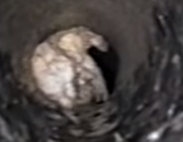
#> input picture data/debris177/1.PNG, 183 x 142 px; its folder holds only this picture in this run
$ jupyter execute --allow-errors crop_removed.ipynb   (shell and % lines are left out)   (older library calls are emulated)
#> lines starting #> are read from the running program, lines starting #| are printed output that depends on the picture
[cell 1]
#!git clone https://github.com/anupamhap/mb.git

[cell 2]
import os
os.chdir("melbournewater")

[cell 3]
# !rm -rf melbournewater
# !git pull

[cell 4]
import csv
import matplotlib.image as mpimg
import cv2
import numpy as np
import os
import logging
import glob

[cell 5]
from keras.models import Sequential
from keras.layers import Flatten, Dense, Lambda, Dropout, Activation, Cropping2D
from keras.layers.convolutional import Convolution2D
from keras.layers.pooling import MaxPooling2D
from sklearn.model_selection import train_test_split
import sklearn

[cell 6]
width = 58
height = 58

images = []

[cell 7]
roots   = glob.glob('data/debris177/*.PNG')
non_roots   = glob.glob('data/nondebris177/*.PNG')
# non_roots   += glob.glob('data/non_tree/*.jpg')
print(len(roots), len(non_roots))
img=cv2.imread(roots[0])
#> img is the input picture: shape (142, 183, 3); mean B, G, R 66.9, 68.9, 75.1
print(img.shape)
#| (142, 183, 3)

[cell 8]
img_size=64
# [12 lines left out: function show3img, not called in this run]

def eq_Hist(img):
   #Histogram Equalization
   img2=img.copy()
   img2[:, :, 0] = cv2.equalizeHist(img[:, :, 0])
   img2[:, :, 1] = cv2.equalizeHist(img[:, :, 1])
   img2[:, :, 2] = cv2.equalizeHist(img[:, :, 2])
   return img2

def scale_img(img):
   img2=img.copy()
   sc_y=0.4*np.random.rand()+1.0
   img2=cv2.resize(img, None, fx=1, fy=sc_y, interpolation = cv2.INTER_CUBIC)
   c_x,c_y, sh = int(img2.shape[0]/2), int(img2.shape[1]/2), int(img_size/2)
   return img2

def crop(img, mar=0):
   c_x,c_y, sh = int(img.shape[0]/2), int(img.shape[1]/2), int(img_size/2-mar)
   return img[(c_x-sh):(c_x+sh),(c_y-sh):(c_y+sh)]

def rotate_img(img):
   c_x,c_y = int(img.shape[0]/2), int(img.shape[1]/2)
   ang = 30.0*np.random.rand()-15
   Mat = cv2.getRotationMatrix2D((c_x, c_y), ang, 1.0)
   return cv2.warpAffine(img, Mat, img.shape[:2])

def sharpen_img(img):
   gb = cv2.GaussianBlur(img, (5,5), 20.0)
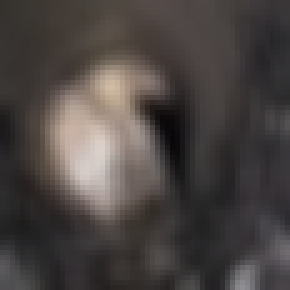
#> gb: shape (58, 58, 3) (shown 5 times larger); mean B, G, R 66.8, 68.8, 75.1
   return cv2.addWeighted(img, 2, gb, -1, 0)
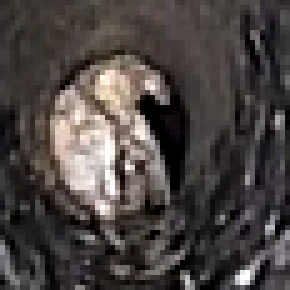
#> returned value: shape (58, 58, 3) (shown 5 times larger); mean of channels 0, 1, 2 67.1, 69.1, 75.2; drawn as B, G, R
#Compute linear image transformation ing*s+m
def lin_img(img,s=1.0,m=0.0):
#> called with s = 1.5, m = -63.5
   img2=cv2.multiply(img, np.array([s]))
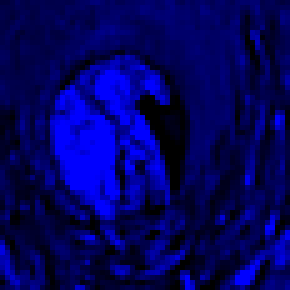
#> img2: shape (58, 58, 3) (shown 5 times larger); mean B, G, R 97.6, 0, 0
   return cv2.add(img2, np.array([m]))
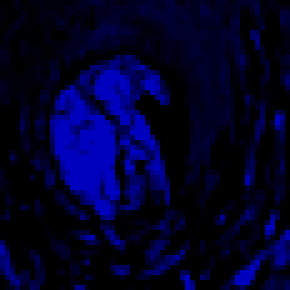
#> returned value: shape (58, 58, 3) (shown 5 times larger); mean of channels 0, 1, 2 41.9, 0, 0; drawn as B, G, R

#Change image contrast; s>1 - increase
def contr_img(img, s=1.0):
   m=127.0*(1.0-s)
   return lin_img(img, s, m)

def transform_img(img):
   img2=sharpen_img(img)
#    print("sharpen", img2.shape)
#    img2=crop(img2,3)
#    print("crop", img2.shape)
   img2=contr_img(img2, 1.5)
#    print(img2.shape)
#    print("********************")
   return eq_Hist(img2)
#> in eq_Hist, `img2[:, :, 0] = cv2.equalizeHist(img[:, :, 0])`:
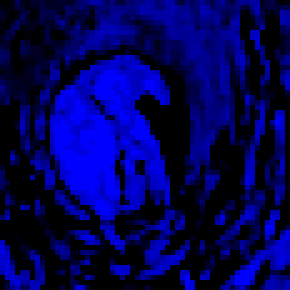
#> img2: shape (58, 58, 3) (shown 5 times larger); mean B, G, R 90.3, 0, 0

def augment_img(img):
   img=contr_img(img, 1.8*np.random.rand()+0.2)
#    print(img.shape)
   img=rotate_img(img)
#    print(img.shape)
   img=scale_img(img)
#    print(img.shape)
#    print("------------------------")
   img = transform_img(img)
#    print(img.shape)
   return img
#    return transform_img(img)

[cell 9]
X_train_aug_roots = []
y_train_aug = []

def create_data(n=10):
   for i in range(0,len(roots)):
       img=cv2.imread(roots[i])
       img=cv2.resize(img, (58, 58))
       X_train_aug_roots.append(transform_img(img))
       y_train_aug.append(1)
       #Generate n new images out of each input image
       for j in range(n):
           image_aug = augment_img(img)
           image_resize = cv2.resize(image_aug, (58,58))
#            print(image_resize.shape)
           X_train_aug_roots.append(image_resize)
           y_train_aug.append(1)
#> this loop made 20 passes
#> pass 1, in lin_img (call 2), `img2=cv2.multiply(img, np.array([s]))`:
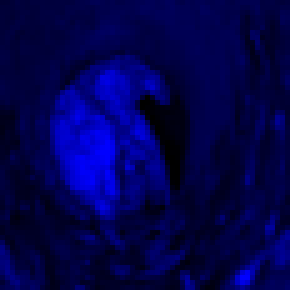
#> img2: shape (58, 58, 3) (shown 5 times larger); mean B, G, R 79.3, 0, 0
#> pass 1, in augment_img, `img=contr_img(img, 1.8*np.random.rand()+0.2)`:
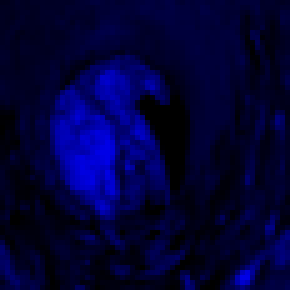
#> img: shape (58, 58, 3) (shown 5 times larger); mean of channels 0, 1, 2 55.7, 0, 0; drawn as B, G, R
#> pass 1, in augment_img, `img=rotate_img(img)`:
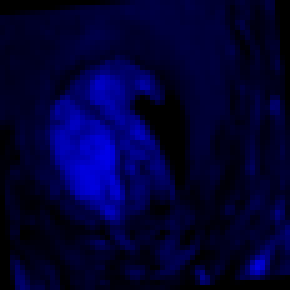
#> img: shape (58, 58, 3) (shown 5 times larger); mean of channels 0, 1, 2 53.2, 0, 0; drawn as B, G, R
#> pass 1, in scale_img, `img2=cv2.resize(img, None, fx=1, fy=sc_y, interpolation = cv2.INTER_CU..`:
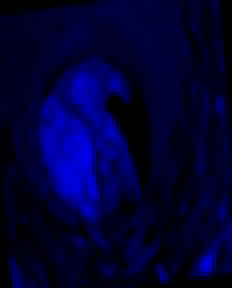
#> img2: shape (72, 58, 3) (shown 4 times larger); mean of channels 0, 1, 2 53.3, 0, 0; drawn as B, G, R
#> after the loop:
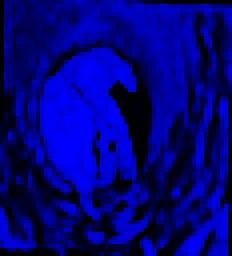
#> image_aug: shape (64, 58, 3) (shown 4 times larger); mean B, G, R 124.9, 0, 0
#> after the loop, X_train_aug_roots = 21 items; y_train_aug = [1, 1, 1, 1, 1, 1, 1, 1, 1, 1, 1, 1, 1, 1, 1, 1, 1, 1, 1, 1, 1]
   print("Total number of images in the augmented dataset = ", len(X_train_aug_roots))
#| Total number of images in the augmented dataset =  21

create_data(20)

[cell 10]
def create_data(n=10):
#> called with n = 20
   for i in range(len(non_roots)):
       img=cv2.imread(non_roots[i])
       img=cv2.resize(img, (58, 58))
       X_train_aug_roots.append(transform_img(img))
       y_train_aug.append(0)
       #Generate n new images out of each input image
       for j in range(n):
           image_aug = augment_img(img)
           image_resize = cv2.resize(image_aug, (58,58))
           X_train_aug_roots.append(image_resize)
           y_train_aug.append(0)
   print("Total number of images in the augmented dataset = ", len(X_train_aug_roots))
#| Total number of images in the augmented dataset =  21

create_data(20)

[cell 11]
print(len(roots))
print(X_train_aug_roots[0].shape)
#| (58, 58, 3)

[cell 12]
for i in range(len(roots)):
     img=cv2.imread(roots[i])
     img=cv2.resize(img, (58, 58))
     X_train_aug_roots.append(img)
     y_train_aug.append(1)

for i in range(len(non_roots)):
     img=cv2.imread(non_roots[i])
     img=cv2.resize(img, (58, 58))
     X_train_aug_roots.append(img)
     y_train_aug.append(0)

print(len(y_train_aug))
#| 22

[cell 13]
activation = 'relu'
dropout = 1

def model(dshape):

    seq_model = Sequential()

    seq_model.add(BatchNormalization(input_shape=(dshape[0], dshape[1], dshape[2])))
    seq_model.add(Conv2D(24, (5, 5), padding='valid',
                  activation=activation, strides=(2, 2)))

    seq_model.add(Conv2D(36, (5, 5), padding='valid', activation=activation, strides=(2, 2)))
    seq_model.add(Dropout(0.6))
    seq_model.add(Conv2D(48, (5, 5), padding='valid', activation=activation, strides=(2, 2)))
    seq_model.add(Dropout(0.6))
    seq_model.add(Conv2D(64, (3, 3), padding='valid', activation=activation))
    seq_model.add(Dropout(0.6))
#   seq_model.add(Conv2D(64, (3, 3), padding='valid', activation=activation))
    seq_model.add(Flatten())
    seq_model.add(Dropout(0.6))
    seq_model.add(Dense(100, activation=activation))
    seq_model.add(Dropout(0.5))
    seq_model.add(Dense(50, activation=activation))
    seq_model.add(Dropout(0.3))
    seq_model.add(Dense(10, activation=activation))
    seq_model.add(Dense(1, activation='sigmoid'))
    seq_model.compile(loss='binary_crossentropy', optimizer=adam(), metrics=['accuracy'])
    seq_model.summary()

    return seq_model

[cell 14]
from sklearn.utils import shuffle
from keras.utils.data_utils import Sequence

images, labels = shuffle(X_train_aug_roots, y_train_aug)
#> images = 22 items; labels = [1, 1, 1, 1, 1, 1, 1, 1, 1, 1, 1, 1, 1, 1, 1, 1, 1, 1, 1, 1, 1, 1]

[cell 15]
for i in range(len(X_train_aug_roots)):
  if(X_train_aug_roots[i].shape[2]!=3):
    print(X_train_aug_roots[i].shape)
#> this loop made 22 passes

[cell 16]
images = np.asarray(images)
labels = np.asarray(labels)
#> labels = 22 values from 1 to 1
print(images.dtype, images.shape)
#| uint8 (22, 58, 58, 3)
print(type(images))
#| <class 'numpy.ndarray'>
print(labels)
#| [1 1 1 1 1 1 1 1 1 1 1 1 1 1 1 1 1 1 1 1 1 1]

[cell 17]
from keras.models import Sequential
from keras.layers import Dense, Flatten, Conv2D, Dropout
from keras.layers.normalization import BatchNormalization
from keras.optimizers import adam
#from keras.utils.data_utils import Sequence

#> (the rest of this cell did not finish here and is left out)

$ run again, on data/debris177/14.PNG
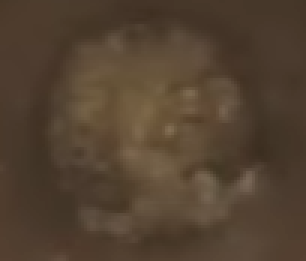
#> input picture data/debris177/14.PNG, 102 x 87 px (shown 3 times larger)
#> img is the input picture: shape (87, 102, 3); mean B, G, R 49.1, 65.9, 83.1
#| (87, 102, 3)
#> the loop in create_data, `for j in range(n):` made 20 passes
#> pass 1, in scale_img, `img2=cv2.resize(img, None, fx=1, fy=sc_y, interpolation = cv2.INTER_CU..`:
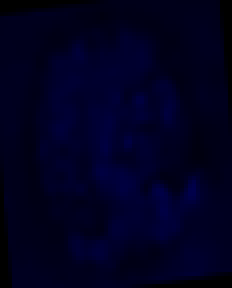
#> img2: shape (72, 58, 3) (shown 4 times larger); mean of channels 0, 1, 2 32.8, 0, 0; drawn as B, G, R
#> after the loop in create_data, `for j in range(n):`:
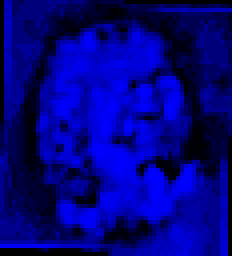
#> image_aug: shape (64, 58, 3) (shown 4 times larger); mean B, G, R 131.3, 0, 0
#> after the loop in create_data, `for j in range(n):`: X_train_aug_roots = 21 items; y_train_aug = [1, 1, 1, 1, 1, 1, 1, 1, 1, 1, 1, 1, 1, 1, 1, 1, 1, 1, 1, 1, 1]
#| Total number of images in the augmented dataset =  21
#| Total number of images in the augmented dataset =  21
#| (58, 58, 3)
#| 22
#> `images, labels = shuffle(X_train_aug_roots, y_train_aug)`: images = 22 items; labels = [1, 1, 1, 1, 1, 1, 1, 1, 1, 1, 1, 1, 1, 1, 1, 1, 1, 1, 1, 1, 1, 1]
#> the loop `for i in range(len(X_train_aug_roots)):` made 22 passes
#> `labels = np.asarray(labels)`: labels = 22 values from 1 to 1
#| uint8 (22, 58, 58, 3)
#| <class 'numpy.ndarray'>
#| [1 1 1 1 1 1 1 1 1 1 1 1 1 1 1 1 1 1 1 1 1 1]
